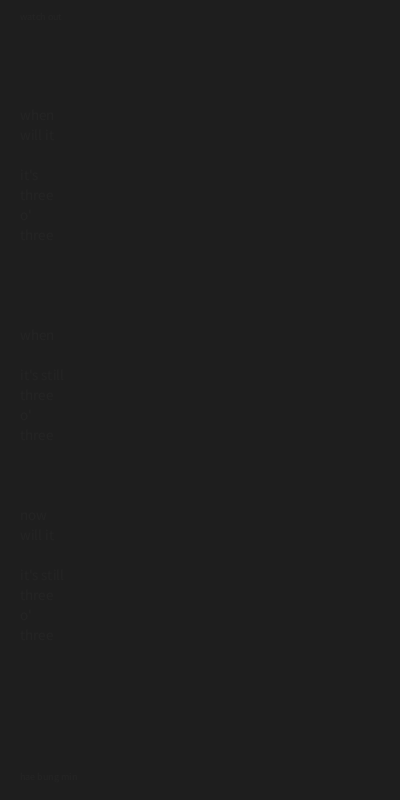
Frame 1 (no input)
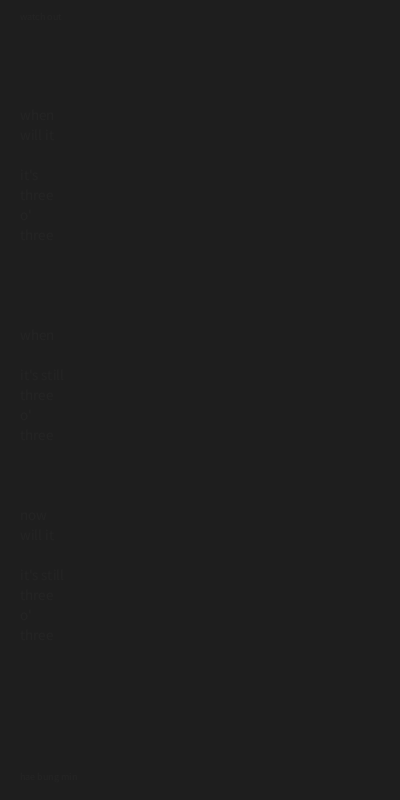
Frame 60 (the mouse pressed at the canvas centre just before this capture)
Frame 120 (the mouse held since frame 60 and released just before this capture): identical to frame 60, image omitted

The Processing sketch that drew these frames (run headless with seeded random() and noise(); from frame 60 on, the mouse is pressed at the canvas centre):

// Processing sketch: processing_172252
// ── processing_172252.pde

PFont bold;
PFont reg;

String[] the_hour = {"twelve", "one", "two", "three", "four", "five", "six", "seven", "eight", "nine", "ten", "eleven", "twelve"}; 
String[] the_min1 = {"o'", "ten", "twenty", "thirty", "forty", "fifty", ""}; 
String[] the_min2 = {"", "one", "two", "three", "four", "five", "six", "seven", "eight", "nine", "ten", "eleven", "twelve", "thirteen", "fourteen", "fifteen", "sixteen", "seventeen", "eighteen", "nineteen", "twenty"}; 

void setup() {
size(400, 800);
smooth();
noStroke();
}

void draw() {
background(30);
fill(35);
textSize(10);
text("watch out", 20, 20);
text("hae bung min", 20, 780);
textSize(15);
text("", 20, 60);
text("", 20, 80);
text("", 20, 100);
text("when", 20, 120);
text("will it", 20, 140);
text("", 20, 160);
text("it's", 20, 180);
text("", 20, 260);
text("", 20, 280);
text("", 20, 300);
text("", 20, 320);
text("when", 20, 340);
text("", 20, 360);
text("it's still", 20, 380);
text("", 20, 480);
text("", 20, 500);
text("now", 20, 520);
text("will it", 20, 540);
text("", 20, 560);
text("it's still", 20, 580);

//text("shame the sharpest of knives", 20, 100);
//text("and yet it does nothing", 20, 120);
//text("against this stagnant watch", 20, 140);
int h = hour();
if(h > 12){
  h = h -12;
}
int m = minute(); 
int s = second();
// int m = 10;
int tm2 = m%10;
int tm1 = (m-tm2)/10; 
//println (tm1);
//println (tm2);
if(tm2 >= 10 && tm2 <=20) {
 tm2 = tm1*10+tm2;
 tm1 = 6;
}
// println (tm1);
// println (tm2);
textSize(15);
text(the_hour[h], 20, 200);
text(the_hour[h], 20, 400);
text(the_hour[h], 20, 600);
// from 1 to 9
  if(tm1 == 1 && tm2 >= 1 && tm2 <= 9) {
//text(the_min1[tm1], 20, 200);
text(the_min2[tm2+10], 20, 220);
text(the_min2[tm2+10], 20, 420);
text(the_min2[tm2+10], 20, 620);
  }
// from 10 to 20
if(tm1 == 0 && tm2 >= 0 && tm2 <=10) {
text(the_min1[tm1], 20, 220);
text(the_min2[tm2], 20, 240);
text(the_min1[tm1], 20, 420);
text(the_min2[tm2], 20, 440);
text(the_min1[tm1], 20, 620);
text(the_min2[tm2], 20, 640);
  }
  
// for 10
if(tm1 == 1 && tm2 == 0) {
text(the_min1[tm1], 20, 220);
//text(the_min2[tm2], 20, 240);
text(the_min1[tm1], 20, 420);
//text(the_min2[tm2], 20, 440);
text(the_min1[tm1], 20, 620);
//print("/");
 }
  
// from 21 to 59
if(minute() >= 21 && tm1 > 1) {
text(the_min1[tm1], 20, 220);
text(the_min2[tm2], 20, 240);
text(the_min1[tm1], 20, 420);
text(the_min2[tm2], 20, 440);
text(the_min1[tm1], 20, 620);
text(the_min2[tm2], 20, 640);
//  println (tm1);
// println (tm2);
//print("b");
}
    // for 'clock' every hour
   if(m == 0) {
    text("clock", 20, 240);
    text("clock", 20, 440);
    text("clock", 20, 640);
   }
}
